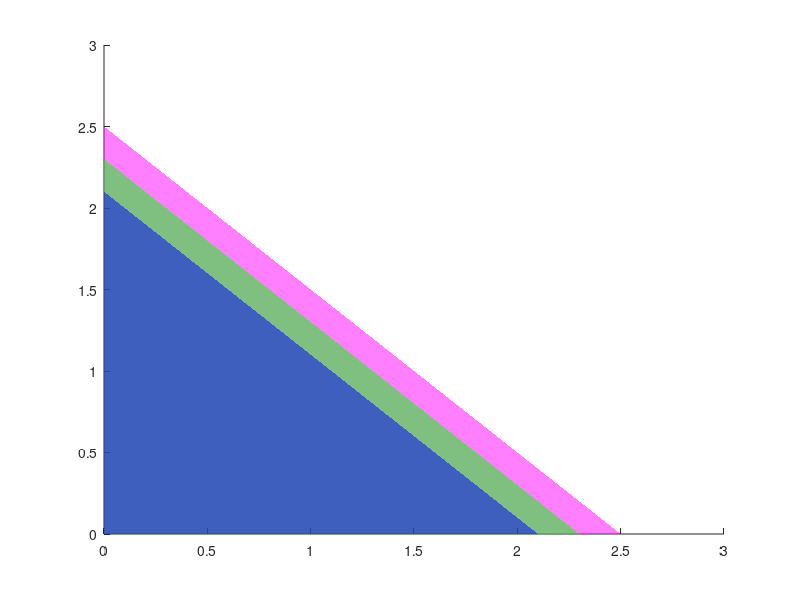

Source code (MATLAB): (Note: this script raises an error after producing the figure.)
clc
clear all
fontSizeOverall = 25;
x = linspace(0,3);
y0 = zeros(length(x),1);
y1 = ones(length(x),1);
y2 = 2*ones(length(x),1);

%MILP Constraints
%y<=2.1-x
y_MILP = 2.1-x;
%xi = 0.8
%y<=2.3-x
y_xi_0_8 = 2.3-x;
%xi = 1
%y<=2.5-x
y_xi_1 = 2.5-x;

% region_MILP 
xlim([0,3]);
ylim([0,3]);
hold on
area(x,y_xi_1,'FaceColor','m','FaceAlpha',0.5,'EdgeAlpha',0.3,'LineWidth',2);
area(x,y_xi_0_8,'FaceColor','g','FaceAlpha',0.5,'EdgeAlpha',0.3,'LineWidth',2);
area(x,y_MILP,'FaceColor','b','FaceAlpha',0.5,'EdgeAlpha',0.3,'LineWidth',2);
% plot(x,y_MILP);

% plot(x,y_xi_0_8);

% plot(x,y_xi_1);
ax = gca;
ax.FontSize = fontSizeOverall;
plot(x,y0,'k','LineWidth',2);
plot(x,y1,'k','LineWidth',2);
plot(x,y2,'k','LineWidth',2);
xlabel('x','Interpreter','latex','FontWeight','Bold','FontSize',fontSizeOverall);
ylabel('y','Interpreter','latex','FontWeight','Bold','FontSize',fontSizeOverall);

legend('$\xi=1$','$\xi = 0.8$', 'MILP','Interpreter','latex','FontWeight','Bold','FontSize',fontSizeOverall);